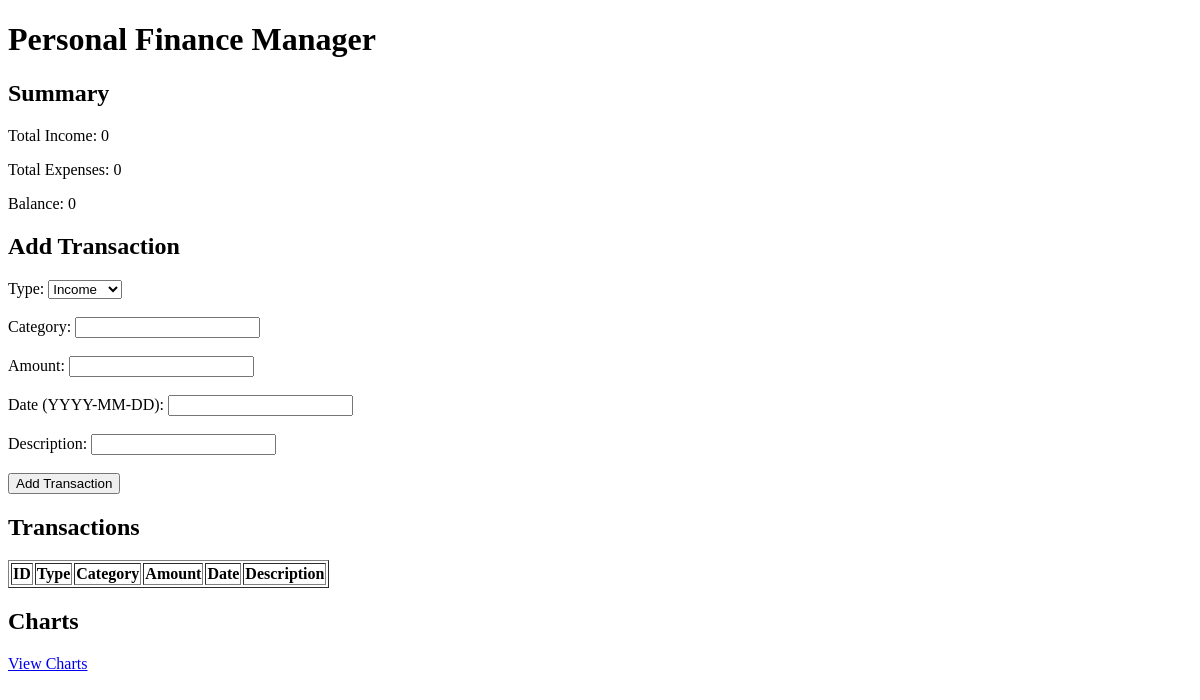
Before: / with the older database file.
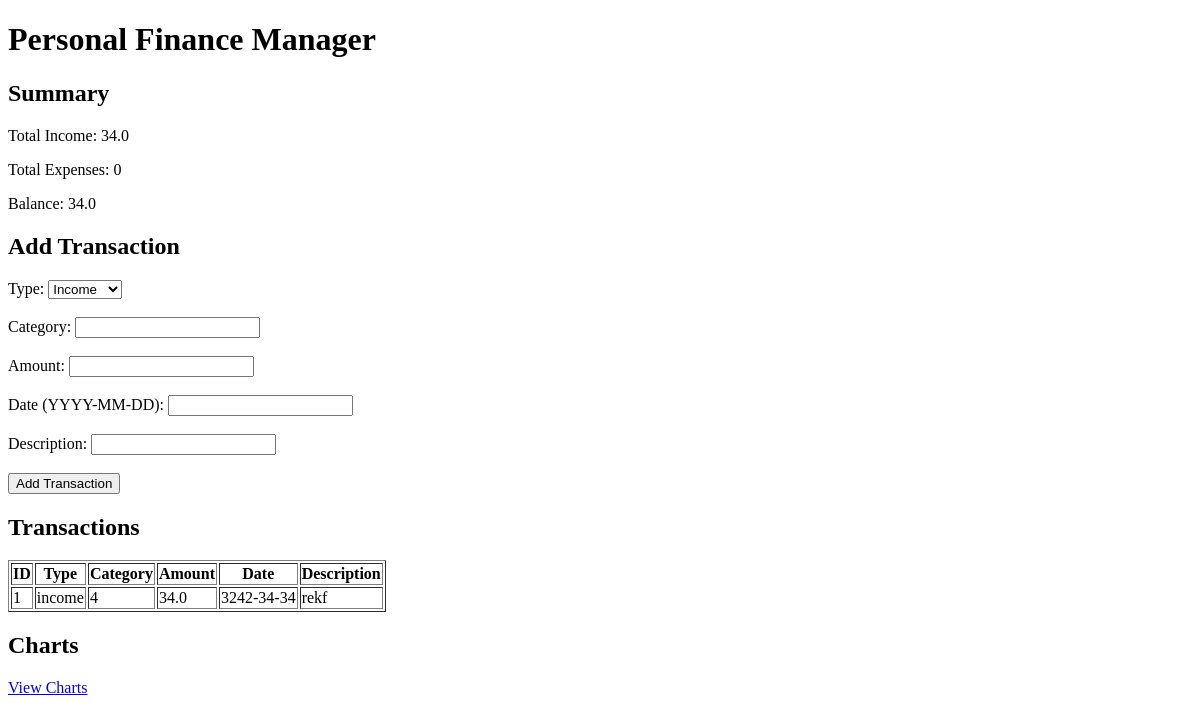
After: the same page with the newer database file.
### tables this page shows
CREATE TABLE transactions (
        id INTEGER PRIMARY KEY AUTOINCREMENT,
        type TEXT NOT NULL, -- income or expense
        category TEXT NOT NULL,
        amount REAL NOT NULL,
        date TEXT NOT NULL,
        description TEXT
    );

### app.py (the view)
@app.route("/")
def home():
    summary = get_summary()
    transactions = get_all_transactions()
    return render_template("index.html", summary=summary, transactions=transactions)

### db.py (called while the page is built)
def get_connection():
    return sqlite3.connect(DB_NAME)

### models.py (called while the page is built)
def get_all_transactions():
    conn = get_connection()
    cursor = conn.cursor()
    cursor.execute("SELECT * FROM transactions ORDER BY date DESC")
    rows = cursor.fetchall()
    conn.close()
    return rows

### reports.py (called while the page is built)
def get_summary():
    conn = get_connection()
    cursor = conn.cursor()
    cursor.execute("SELECT SUM(amount) FROM transactions WHERE type='income'")
    income = cursor.fetchone()[0] or 0
    cursor.execute("SELECT SUM(amount) FROM transactions WHERE type='expense'")
    expenses = cursor.fetchone()[0] or 0
    conn.close()
    balance = income - expenses
    return {"income": income, "expenses": expenses, "balance": balance}

### templates/index.html (shortened to what this page needs)
<!DOCTYPE html>
<html>
<head>
</head>
<body>
    <h1>Personal Finance Manager</h1>
    <h2>Summary</h2>
    <p>Total Income: {{ summary.income }}</p>
    <p>Total Expenses: {{ summary.expenses }}</p>
    <p>Balance: {{ summary.balance }}</p>
    <h2>Add Transaction</h2>
    <form action="/add" method="post">
        <label>Type:</label>
        <select name="type">
            <option value="income">Income</option>
        </select><br><br>
        <label>Category:</label>
        <input type="text" name="category" required><br><br>
        <label>Amount:</label>
        <input type="number" step="0.01" name="amount" required><br><br>
        <label>Date (YYYY-MM-DD):</label>
        <input type="text" name="date" required><br><br>
        <label>Description:</label>
        <input type="text" name="description"><br><br>
        <button type="submit">Add Transaction</button>
    </form>
    <h2>Transactions</h2>
    <table border="1">
        <tr>
            <th>ID</th><th>Type</th><th>Category</th><th>Amount</th><th>Date</th><th>Description</th>
        </tr>
        {% for t in transactions %}
        <tr>
            <td>{{ t[0] }}</td>
            <td>{{ t[1] }}</td>
            <td>{{ t[2] }}</td>
            <td>{{ t[3] }}</td>
            <td>{{ t[4] }}</td>
            <td>{{ t[5] }}</td>
        </tr>
        {% endfor %}
    </table>
    <h2>Charts</h2>
    <a href="/charts">View Charts</a>
</body>
</html>

Changed rows visible on the page:
added transactions: id "1", type "income", category "4", amount "34.0", date "3242-34-34", description "rekf"
Other visible differences:
{{ summary.income }}: "0" → "34.0"
{{ summary.balance }}: "0" → "34.0"
